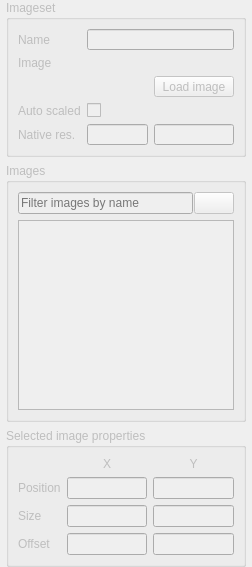
<?xml version="1.0" encoding="UTF-8"?>
<ui version="4.0">
 <class>DockWidget</class>
 <widget class="QDockWidget" name="DockWidget">
  <property name="enabled">
   <bool>false</bool>
  </property>
  <property name="geometry">
   <rect>
    <x>0</x>
    <y>0</y>
    <width>252</width>
    <height>567</height>
   </rect>
  </property>
  <property name="sizePolicy">
   <sizepolicy hsizetype="Preferred" vsizetype="Preferred">
    <horstretch>0</horstretch>
    <verstretch>0</verstretch>
   </sizepolicy>
  </property>
  <property name="minimumSize">
   <size>
    <width>252</width>
    <height>385</height>
   </size>
  </property>
  <property name="focusPolicy">
   <enum>Qt::ClickFocus</enum>
  </property>
  <property name="windowTitle">
   <string>Imageset Editing</string>
  </property>
  <widget class="QWidget" name="dockWidgetContents">
   <layout class="QVBoxLayout" name="verticalLayout">
    <property name="spacing">
     <number>6</number>
    </property>
    <property name="sizeConstraint">
     <enum>QLayout::SetNoConstraint</enum>
    </property>
    <property name="leftMargin">
     <number>6</number>
    </property>
    <property name="topMargin">
     <number>0</number>
    </property>
    <property name="rightMargin">
     <number>6</number>
    </property>
    <property name="bottomMargin">
     <number>0</number>
    </property>
    <item>
     <widget class="QGroupBox" name="imagesetGroupBox">
      <property name="minimumSize">
       <size>
        <width>0</width>
        <height>117</height>
       </size>
      </property>
      <property name="title">
       <string>Imageset</string>
      </property>
      <layout class="QGridLayout" name="gridLayout_2">
       <item row="0" column="0">
        <widget class="QLabel" name="nameLabel">
         <property name="text">
          <string>Name</string>
         </property>
         <property name="buddy">
          <cstring>name</cstring>
         </property>
        </widget>
       </item>
       <item row="0" column="1" colspan="2">
        <widget class="QLineEdit" name="name"/>
       </item>
       <item row="1" column="0">
        <widget class="QLabel" name="imageLabel">
         <property name="text">
          <string>Image</string>
         </property>
        </widget>
       </item>
       <item row="1" column="1" colspan="2">
        <widget class="FileLineEdit" name="image" native="true">
         <property name="sizePolicy">
          <sizepolicy hsizetype="Preferred" vsizetype="Fixed">
           <horstretch>0</horstretch>
           <verstretch>0</verstretch>
          </sizepolicy>
         </property>
        </widget>
       </item>
       <item row="3" column="0">
        <widget class="QLabel" name="autoScaleLabel">
         <property name="text">
          <string>Auto scaled</string>
         </property>
         <property name="buddy">
          <cstring>autoScaled</cstring>
         </property>
        </widget>
       </item>
       <item row="3" column="1" colspan="2">
        <widget class="QCheckBox" name="autoScaled">
         <property name="text">
          <string/>
         </property>
        </widget>
       </item>
       <item row="4" column="0">
        <widget class="QLabel" name="nativeResolutionLabel">
         <property name="toolTip">
          <string>Native resolution</string>
         </property>
         <property name="text">
          <string>Native res.</string>
         </property>
        </widget>
       </item>
       <item row="4" column="1">
        <widget class="QLineEdit" name="nativeHorzRes"/>
       </item>
       <item row="4" column="2">
        <widget class="QLineEdit" name="nativeVertRes"/>
       </item>
       <item row="2" column="2">
        <widget class="QPushButton" name="imageLoad">
         <property name="text">
          <string>Load image</string>
         </property>
        </widget>
       </item>
      </layout>
     </widget>
    </item>
    <item>
     <widget class="QGroupBox" name="imagesGroupBox">
      <property name="minimumSize">
       <size>
        <width>0</width>
        <height>100</height>
       </size>
      </property>
      <property name="title">
       <string>Images</string>
      </property>
      <layout class="QVBoxLayout" name="verticalLayout_2">
       <item>
        <widget class="QWidget" name="widget" native="true">
         <layout class="QHBoxLayout" name="horizontalLayout">
          <property name="spacing">
           <number>1</number>
          </property>
          <property name="margin">
           <number>0</number>
          </property>
          <item>
           <widget class="QLineEdit" name="filterBox">
            <property name="placeholderText">
             <string>Filter images by name</string>
            </property>
           </widget>
          </item>
          <item>
           <widget class="QPushButton" name="filterResetButton">
            <property name="toolTip">
             <string>Reset the filter</string>
            </property>
            <property name="text">
             <string/>
            </property>
            <property name="icon">
             <iconset>
              <normaloff>icons/imageset_editing/filter_reset.png</normaloff>icons/imageset_editing/filter_reset.png</iconset>
            </property>
            <property name="iconSize">
             <size>
              <width>16</width>
              <height>16</height>
             </size>
            </property>
            <property name="autoDefault">
             <bool>false</bool>
            </property>
            <property name="default">
             <bool>false</bool>
            </property>
            <property name="flat">
             <bool>false</bool>
            </property>
           </widget>
          </item>
         </layout>
        </widget>
       </item>
       <item>
        <widget class="QListWidget" name="list">
         <property name="editTriggers">
          <set>QAbstractItemView::DoubleClicked|QAbstractItemView::EditKeyPressed|QAbstractItemView::SelectedClicked</set>
         </property>
         <property name="alternatingRowColors">
          <bool>false</bool>
         </property>
         <property name="selectionMode">
          <enum>QAbstractItemView::ExtendedSelection</enum>
         </property>
         <property name="iconSize">
          <size>
           <width>32</width>
           <height>32</height>
          </size>
         </property>
         <property name="selectionRectVisible">
          <bool>true</bool>
         </property>
         <property name="sortingEnabled">
          <bool>true</bool>
         </property>
        </widget>
       </item>
      </layout>
     </widget>
    </item>
    <item>
     <widget class="QGroupBox" name="propertiesGroupBox">
      <property name="title">
       <string>Selected image properties</string>
      </property>
      <layout class="QGridLayout" name="gridLayout">
       <item row="1" column="2">
        <widget class="QLineEdit" name="positionY">
         <property name="sizePolicy">
          <sizepolicy hsizetype="Expanding" vsizetype="Fixed">
           <horstretch>0</horstretch>
           <verstretch>0</verstretch>
          </sizepolicy>
         </property>
        </widget>
       </item>
       <item row="1" column="1">
        <widget class="QLineEdit" name="positionX"/>
       </item>
       <item row="1" column="0">
        <widget class="QLabel" name="positionLabel">
         <property name="text">
          <string>Position</string>
         </property>
        </widget>
       </item>
       <item row="2" column="1">
        <widget class="QLineEdit" name="width"/>
       </item>
       <item row="2" column="2">
        <widget class="QLineEdit" name="height"/>
       </item>
       <item row="2" column="0">
        <widget class="QLabel" name="sizeLabel">
         <property name="text">
          <string>Size</string>
         </property>
        </widget>
       </item>
       <item row="0" column="1">
        <widget class="QLabel" name="xColumnLabel">
         <property name="text">
          <string>X</string>
         </property>
         <property name="alignment">
          <set>Qt::AlignCenter</set>
         </property>
        </widget>
       </item>
       <item row="0" column="2">
        <widget class="QLabel" name="yColumnLabel">
         <property name="text">
          <string>Y</string>
         </property>
         <property name="alignment">
          <set>Qt::AlignCenter</set>
         </property>
        </widget>
       </item>
       <item row="3" column="1">
        <widget class="QLineEdit" name="offsetX"/>
       </item>
       <item row="3" column="2">
        <widget class="QLineEdit" name="offsetY"/>
       </item>
       <item row="3" column="0">
        <widget class="QLabel" name="offsetLabel">
         <property name="text">
          <string>Offset</string>
         </property>
        </widget>
       </item>
      </layout>
     </widget>
    </item>
   </layout>
  </widget>
 </widget>
 <customwidgets>
  <customwidget>
   <class>FileLineEdit</class>
   <extends>QWidget</extends>
   <header>ceed.qtwidgets</header>
   <container>1</container>
  </customwidget>
 </customwidgets>
 <resources/>
 <connections>
  <connection>
   <sender>filterResetButton</sender>
   <signal>clicked()</signal>
   <receiver>filterBox</receiver>
   <slot>clear()</slot>
   <hints>
    <hint type="sourcelabel">
     <x>316</x>
     <y>208</y>
    </hint>
    <hint type="destinationlabel">
     <x>158</x>
     <y>208</y>
    </hint>
   </hints>
  </connection>
 </connections>
</ui>
